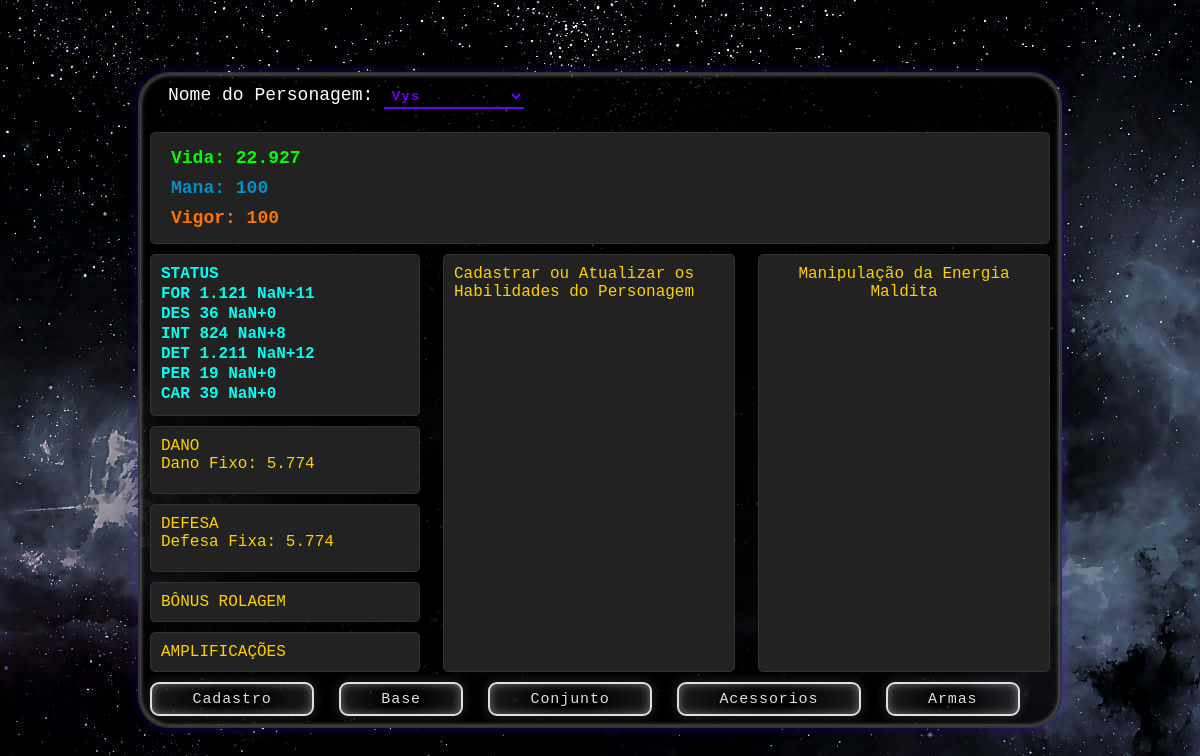
Page /2/ on the committed database.
### tela_personagem/models.py (models this page shows, shortened)
class Tela_personagem(models.Model):
    nome = models.CharField(max_length=30, default="")  # Valor padrão para começar
    vida = models.IntegerField(default=100)
    regenVida = models.IntegerField(default=0)
    mana = models.IntegerField(default=100)
    regenMana = models.IntegerField(default=0)
    vigor = models.IntegerField(default=100)
    regenVigor = models.IntegerField(default=0)
    forca = models.IntegerField(default=0)
    destreza = models.IntegerField(default=0)
    inteligencia = models.IntegerField(default=0)
    determinacao = models.IntegerField(default=0)
    perspicacia = models.IntegerField(default=0)
    carisma = models.IntegerField(default=0)
    danoFixo_1 = models.IntegerField(default=0)
    penetracao_1 = models.IntegerField(default=0)
    danoFixo_2 = models.IntegerField(default=0)
    penetracao_2 = models.IntegerField(default=0)
    danoFixo_3 = models.IntegerField(default=0)
    penetracao_3 = models.IntegerField(default=0)
    defesaFixa_1 = models.IntegerField(default=0)
    resistencia_1 = models.IntegerField(default=0)
    defesaFixa_2 = models.IntegerField(default=0)
    resistencia_2 = models.IntegerField(default=0)
    defesaFixa_3 = models.IntegerField(default=0)
    resistencia_3 = models.IntegerField(default=0)
    defesaFixa_4 = models.IntegerField(default=0)
    resistencia_4 = models.IntegerField(default=0)
    defesaFixa_5 = models.IntegerField(default=0)
    resistencia_5 = models.IntegerField(default=0)
    rolagem1 = models.IntegerField(default=0)
    rolagem2 = models.IntegerField(default=0)
    rolagem3 = models.IntegerField(default=0)
    rolagem4 = models.IntegerField(default=0)
    rolagem5 = models.IntegerField(default=0)
    rolagem6 = models.IntegerField(default=0)
    rolagem7 = models.IntegerField(default=0)
    rolagem8 = models.IntegerField(default=0)
    rolagem9 = models.IntegerField(default=0)
    rolagem10 = models.IntegerField(default=0)
    rolagem11 = models.IntegerField(default=0)
    rolagem12 = models.IntegerField(default=0)
    rolagem13 = models.IntegerField(default=0)
    rolagem14 = models.IntegerField(default=0)
    rolagem15 = models.IntegerField(default=0)
    rolagem15 = models.IntegerField(default=0)
    rolagem16 = models.IntegerField(default=0)
    rolagem17 = models.IntegerField(default=0)
    rolagem18 = models.IntegerField(default=0)
    rolagem19 = models.IntegerField(default=0)
    rolagem20 = models.IntegerField(default=0)
    rolagem21 = models.IntegerField(default=0)
    rolagem22 = models.IntegerField(default=0)
    rolagem23 = models.IntegerField(default=0)
    rolagem24 = models.IntegerField(default=0)
    rolagem25 = models.IntegerField(default=0)
    amplificacao1 = models.IntegerField(default=0)
    amplificacao2 = models.IntegerField(default=0)
    amplificacao3 = models.IntegerField(default=0)
    amplificacao4 = models.IntegerField(default=0)
    amplificacao5 = models.IntegerField(default=0)
    amplificacao6 = models.IntegerField(default=0)
    amplificacao7 = models.IntegerField(default=0)
    amplificacao8 = models.IntegerField(default=0)
    amplificacao9 = models.IntegerField(default=0)
    amplificacao10 = models.IntegerField(default=0)
    amplificacao11 = models.IntegerField(default=0)
    amplificacao12 = models.IntegerField(default=0)
    amplificacao13 = models.IntegerField(default=0)
    amplificacao14 = models.IntegerField(default=0)
    amplificacao15 = models.IntegerField(default=0)
    amplificacao15 = models.IntegerField(default=0)

### tela_personagem/views.py (the view)
# urls.py: path('', views.exibir_personagem, name='exibir_personagem'),
def exibir_personagem(request, personagem_id=None):
    personagens = Tela_personagem.objects.all()  # Obtém todos os personagens
    if personagem_id:
        tela_personagem = get_object_or_404(Tela_personagem, pk=personagem_id)
    else:
        tela_personagem = Tela_personagem.objects.first()
        if not tela_personagem:
            tela_personagem = None #Define como none para tratar no HTML
    context = {'tela_personagem': tela_personagem, 'personagens': personagens} #troca na variavel pessoa para tela_personagem
    return render(request, 'tela_personagem.html', context)

### tela_personagem/templates/tela_personagem.html (shortened to what this page needs)
<!DOCTYPE html>
<html lang="pt-BR">
<head>
    {% load static %}
    <link rel="stylesheet" type="text/css" href="{% static 'tela_personagem/style.css' %}">
</head>
<body>
    {% load l10n %}
    {% load humanize %}
    {% localize on %}
    <div class="hud-container">
        <div class="header">
            <div class="name" style="color: white;">Nome do Personagem:
              <select class='personagem_select' id="personagem_select" onchange="selecionarPersonagem()">
                {% for personagem in personagens %}
                    <option value="{{ personagem.id }}" {% if personagem.id == tela_personagem.id %}selected{% endif %}>
                        {{ personagem.nome }}
                    </option>
                  {% endfor %}
              </select>
            </div>
        </div>
        <div class="top-section">
            <div class="attribute-personal bordered-section">
                <div class="vida">Vida: <span id="vida">{{ tela_personagem.vida|intcomma }}</span><span id="regenVida_container">————— Regen: <span id="regenVida">{{ tela_personagem.regenVida|intcomma }}</span>%</span></div>
                <div class="mana">Mana: <span id="mana">{{ tela_personagem.mana|intcomma }}</span><span id="regenMana_container">—————— Regen: <span id="regenMana">{{ tela_personagem.regenMana|intcomma }}</span>%</span></div>
                <div class="vigor">Vigor: <span id="vigor">{{ tela_personagem.vigor|intcomma }}</span><span id="regenVigor_container">————— Regen: <span id="regenVigor">{{ tela_personagem.regenVigor|intcomma }}</span>%</span></div>
            </div>
        </div>
        <div class="middle-section">
            <div class="attribute-defense-container">
                <div class="attribute-stats bordered-section">
                    <div class="stat" title="Aqui estará os valores de Status e o Bônus de Rolagem concedido.">STATUS</div>
                    <div class="stat" title="Forca" id="forca_container">FOR <span id="forca">{{ tela_personagem.forca|intcomma }}</span> <span id="forcaBonus"></span></div>
                    <div class="stat" title="Destreza" id="destreza_container">DES <span id="destreza">{{ tela_personagem.destreza|intcomma }}</span> <span id="destrezaBonus"></span></div>
                    <div class="stat" title="Inteligência" id="inteligencia_container">INT <span id="inteligencia">{{ tela_personagem.inteligencia|intcomma }}</span> <span id="inteligenciaBonus"></span></div>
                    <div class="stat" title="Determinação" id="determinacao_container">DET <span id="determinacao">{{ tela_personagem.determinacao|intcomma }}</span> <span id="determinacaoBonus"></span></div>
                    <div class="stat" title="Perspicácia" id="perspicacia_container">PER <span id="perspicacia">{{ tela_personagem.perspicacia|intcomma }}</span> <span id="perspicaciaBonus"></span></div>
                    <div class="stat" title="Carisma" id="carisma_container">CAR <span id="carisma">{{ tela_personagem.carisma|intcomma }}</span> <span id="carismaBonus"></span></div>
                </div>
                <div class="damage-stats bordered-section">
                  <div class="damage-stats">
                      <div class="damage">DANO</div>
                      <div class="damage" id="danoFixo1_container">Dano Fixo: <span id="danoFixo_1">{{ tela_personagem.danoFixo_1|intcomma }}</span></div>
                  </div>
              </div>
              <div class="defense-stats bordered-section">
                  <div class="defense-stats">
                      <div class="defense">DEFESA</div>
                      <div class="damage" id="defesaFixa1_container">Defesa Fixa: <span id="defesaFixa_1">{{ tela_personagem.danoFixo_1|intcomma }}</span></div>
                  </div>
              </div>
            <div class="rolling-bonus-stats bordered-section">
                <div class="bonus">BÔNUS ROLAGEM</div>
            </div>
            <div class="other-info-stats bordered-section">
                <div class="amplifications">
                    <div class="amp">AMPLIFICAÇÕES</div>
                </div>
            </div>
            </div>
            <div class="character-abilities bordered-section">
                <div class="abilities">
                    Cadastrar ou Atualizar os Habilidades do Personagem
                </div>
            </div>
            <div class="character-equipment bordered-section">
                <div class="equipment">
                    <div title="Consegue criar e/ou manipular a energia maldita no ambiente, podendo criar, imbuir, atacar, ou se defender com a energia. A energia criada ou manipulada recebe a du-reza baseada em 350% Determinação.
                    Pode ser usada como uma reação.
                    " id="forca_container">Manipulação da Energia Maldita</div>
                </div>
            </div>
        </div>
        <div>
            <a href="{% url 'cadastro' %}"><button class="button" role="button">Cadastro</button></a>
            <a href="{% url 'base_personagem' %}"><button class="button" role="button">Base</button></a>
            <a href="{% url 'conjunto' %}" class="buttonLink"><button class="button" role="button">Conjunto</button></a>
            <a href="{% url 'acessorios' %}"><button class="button" role="button">Acessorios</button></a>
            <a href="{% url 'arma' %}"><button class="button" role="button">Armas</button></a>
        </div>
    </div>
    {% endlocalize %}
</body>
</html>

### Personagem/static/tela_personagem/style.css (style rules this page uses)
body { background-image: url('background.jpg'); font-family: Courier; margin: 0; padding: 0; display: flex; justify-content: center; align-items: center; min-height: 100vh; }
button { --green: #dfdfdf; font-size: 15px; padding: 0.3em 2.7em; letter-spacing: 0.06em; position: relative; font-family: inherit; border-radius: 0.6em; overflow: hidden; transition: all 0.3s; line-height: 1.4em; border: 2px solid var(--green); background: linear-gradient(to right, rgba(238, 238, 238, 0.1) 1%, transparent 40%,transparent 60% , rgba(238, 238, 238, 0.1) 100%); color: var(--green); box-shadow: inset 0 0 10px rgba(243, 243, 243, 0.4), 0 0 9px 3px rgba(243, 243, 243, 0.1); margin-right: 1em; }
button:before { content: ""; position: absolute; left: -4em; width: 4em; height: 100%; top: 0; transition: transform .4s ease-in-out; background: linear-gradient(to right, transparent 1%, rgba(238, 238, 238, 0.1) 40%,rgba(238, 238, 238, 0.1) 60% , transparent 100%); }
select:after { background-color: transparent; }
.hud-container { background-color: rgba(0, 0, 0, 0.8); border: 2px solid #333; padding: 10px; width: 80%; max-width: 900px; box-shadow: inset 0 0 05px rgba(255, 255, 255, 0.6), 0 0 9px 3px rgba(55, 0, 255, 0.2); border-radius: 2em; }
.header { margin-bottom: 10px; margin-left: 1em; text-align: left; font-size: large; }
.bordered-section { border: 1px solid #333; background-color: #222; padding: 10px; margin-bottom: 10px; border-radius: 5px; }
.attribute-personal { display: flex; flex-direction: column; }
.vida, .mana, .vigor { display: flex; justify-content: left; gap: .6em; padding: 5px 10px; border-radius: 1px; font-weight: bold; }
.vida { font-size: large; text-align: center; color: #0f0; }
.mana { font-size: large; text-align: center; color: rgb(0, 145, 202); }
.vigor { font-size: large; text-align: center; color: rgb(255, 115, 0); }
.middle-section { display: flex; flex-wrap: wrap; justify-content: space-between; }
.attribute-defense-container { width: 30%; }
.attribute-stats { color: rgb(0, 255, 242); font-weight: bold; text-align: left; font-size: medium; }
.attribute-stats .stat { margin-bottom: 2px; }
.defense-stats { color: rgb(255, 208, 0); margin-bottom: 10px; }
.damage-stats { color: rgb(255, 208, 0); margin-bottom: 10px; }
.rolling-bonus-stats { color: rgb(255, 208, 0); }
.other-info-stats { color: rgb(255, 208, 0); }
.amplifications { color: rgb(255, 208, 0); }
.character-abilities { width: 30%; }
.abilities { color: rgb(255, 208, 0); }
.character-equipment { width: 30%; }
.equipment { text-align: center; color: rgb(255, 208, 0); }

### rows in the picture
Tela_personagem: vida "22.927", mana "100", vigor "100", forca "1.121", destreza "36", inteligencia "824", determinacao "1.211", perspicacia "19", carisma "39", danoFixo_1 "5.774"

### other values in the picture
form field value "Vys"
